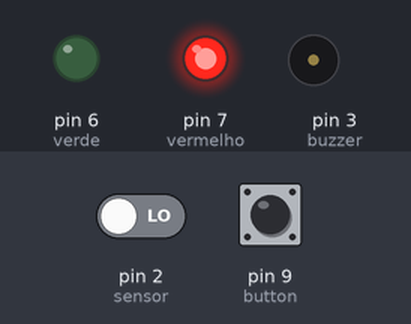
Simulated run of this sketch. Board: Arduino Uno, built with avr-gcc and run on an emulated ATmega328P. Shown: output pins drawn as LEDs (lit = HIGH), buzzer (waves = sounding). Dashed ring = blinking. Inputs (shaded band) come from the test bench; at power-on: pin 9 (button) LOW, pin 2 (sensor) LOW.

Above: at 1.2 s.
1.3 s: pin 9 (button) pulled HIGH for 1 s
At 3.6 s:
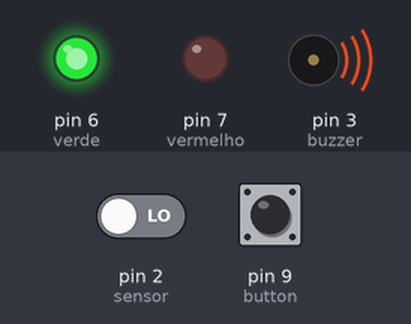
4.3 s: pin 9 (button) pulled HIGH for 0.15 s
At 5.3 s:
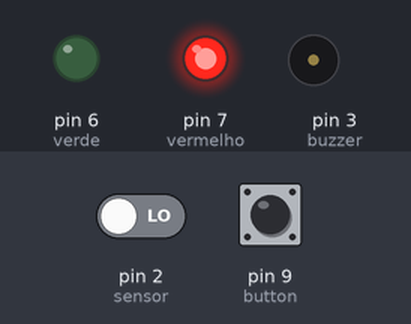
6.0 s: pin 9 (button) pulled HIGH for 3.2 s
At 6.22 s:
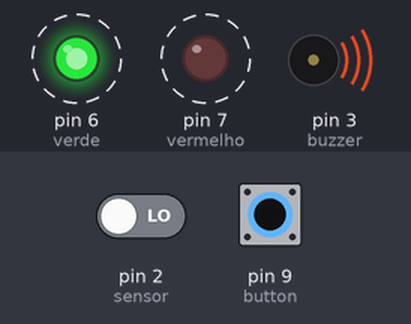
Timing chart, 0 to 10.8 s (numbered marks = the images above; inputs shaded):
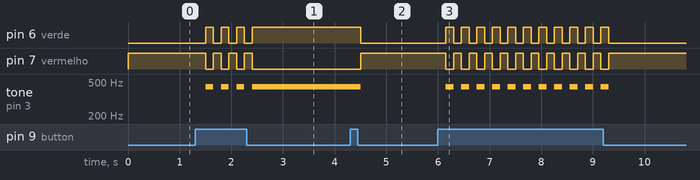

The sketch:

atv_02.ino
```cpp
int sensor = 2, buzzer = 3, verde = 6, vermelho = 7, button = 9;
int state = HIGH;

void setup() {
  pinMode(sensor, INPUT);
  pinMode(button, INPUT);
  pinMode(buzzer, OUTPUT);
  pinMode(verde, OUTPUT);
  pinMode(vermelho, OUTPUT);
}

void loop() {
  if (digitalRead(sensor) == state)
  {
    tone(buzzer, 440);
    digitalWrite(vermelho, LOW);
    digitalWrite(verde, HIGH);
  }
  else
  {
    digitalWrite(verde, LOW);
    digitalWrite(vermelho, HIGH);
    noTone(buzzer);
  }

  if (digitalRead(button) == HIGH)
  {
    state = !state;
  }
  delay(150);
}
```

Measured:
- after the input at 1.3 s, pin 6 (verde): alternates HIGH for 0.15 s and LOW for 0.15 s, 7 changes in all, then stays HIGH, starting after 0.20 s; pin 7 (vermelho): alternates HIGH for 0.15 s and LOW for 0.15 s, 7 changes in all, then stays LOW, starting after 0.20 s
- after the input at 4.3 s, pin 6 (verde): HIGH → LOW after 0.20 s; pin 7 (vermelho): LOW → HIGH after 0.20 s; tone on pin 3 (buzzer): 440 Hz → silent after 0.20 s
- after the input at 6.0 s, pin 6 (verde): alternates HIGH for 0.15 s and LOW for 0.15 s, 22 changes in all, then stays LOW, starting after 0.15 s; pin 7 (vermelho): alternates HIGH for 0.15 s and LOW for 0.15 s, 22 changes in all, then stays HIGH, starting after 0.15 s
